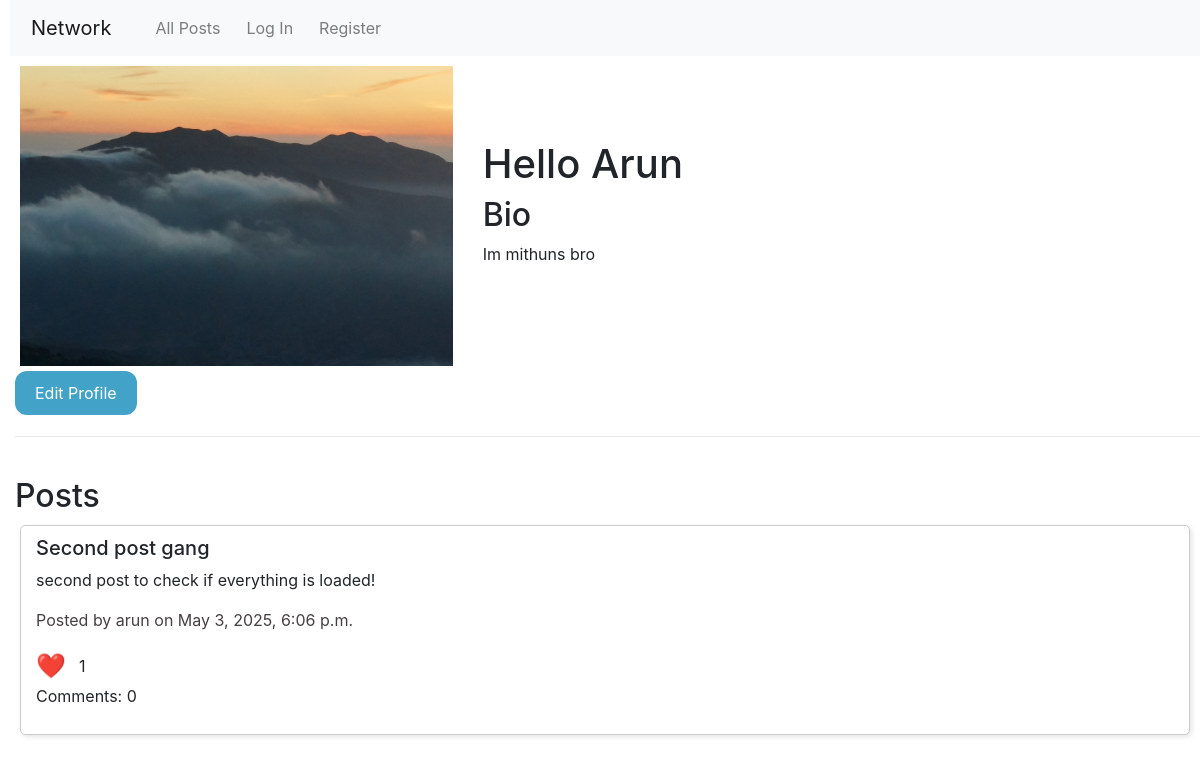
/profile/arun, run on an earlier commit of the app's database.
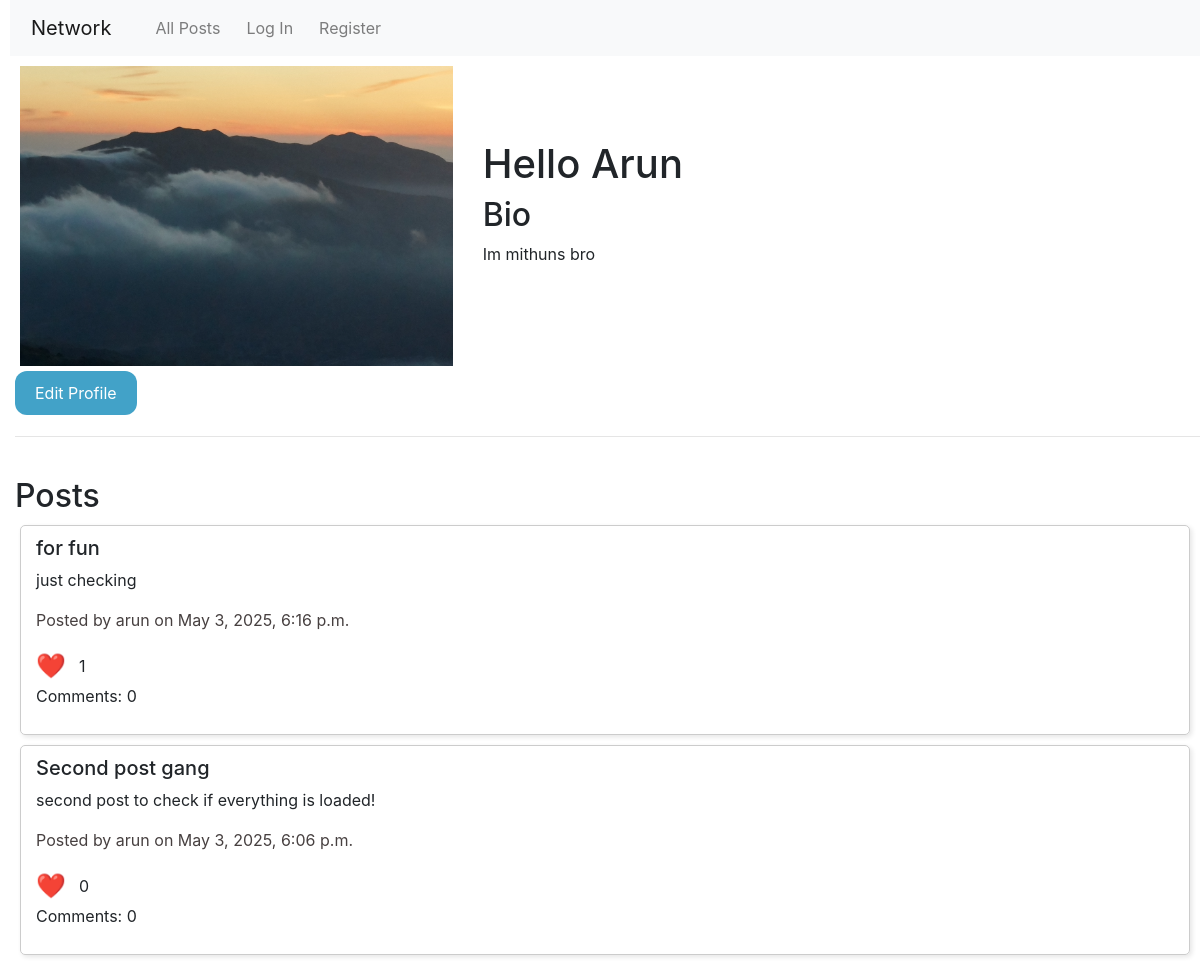
And on a later commit of the database.
### network/models.py (models this page shows, shortened)
class Post(models.Model):
    user = models.ForeignKey(User, on_delete=models.CASCADE, related_name="posts")
    title = models.CharField(max_length=30, default="Untitled")
    content = models.TextField(max_length=280)
    timestamp = models.DateTimeField(auto_now_add=True)
    likes = models.ManyToManyField(User, related_name="liked_posts", blank=True)

class User(AbstractUser):
    bio = models.TextField(max_length=30, blank=True, null=True)
    profile_picture = models.ImageField(upload_to='profile_pictures/', default='profile_pictures/penguin.png', blank=True)

### network/views.py (the view)
# urls.py: path("profile/<str:username>", views.profile, name="profile"),
def profile(request, username):
    profile_user = User.objects.get(username=username)
    return render(request, "network/profile.html", {
        "userName": profile_user.username,
        "bio": profile_user.bio,
        "posts": Post.objects.filter(user=profile_user).order_by("-timestamp"),
        "pfp": profile_user.profile_picture,
    })

### network/templates/network/profile.html
{% extends "network/layout.html" %}
{% load static %}
{% block body %}
    <div style="display: flex; align-items: center; gap: 20px;">
        <div>
            {% if pfp %}
                <img src="{{ pfp.url }}" alt="Profile Picture" style="width: 300; height: 300px;">
            {% else %}
                <p>No profile picture available.</p>
            {% endif %}
        </div>
        <div>
            <h1>Hello {{ userName|capfirst }}</h1>
            <h2>Bio</h2>
            <p>{{bio}}</p>
        </div>
    </div>
    <a href="{% url 'editProfile' userName %}">
        <button>Edit Profile</button>
    </a>
    <hr>
    <br>
    <h2>Posts</h2>
    {% for post in posts %}
        <div class="post">
            <h5>{{ post.title }}</h5>
            <p>{{ post.content }}</p>
            <p style="color: rgb(71, 64, 64);">Posted by {{ post.user.username }} on {{ post.timestamp }}</p>
            <p style="display: flex; align-items: center; margin: 0;">
                <span style="font-size: 24px; margin-right: 8px; vertical-align: middle;">❤️</span>
                <span style="line-height: 30px;">{{ post.likes.count }}</span>
            </p>
            <p>Comments: {{ post.comments.count }}</p>
        </div>
    {% endfor %}
{% endblock %}

What changed in the data, as far as the page shows it:
added Post: title "for fun", content "just checking", user.username "arun", timestamp "May 3, 2025, 6:16 p.m.", likes.count "1", comments.count "0"
computed for Post "Second post gang": likes.count "1" → "0"
